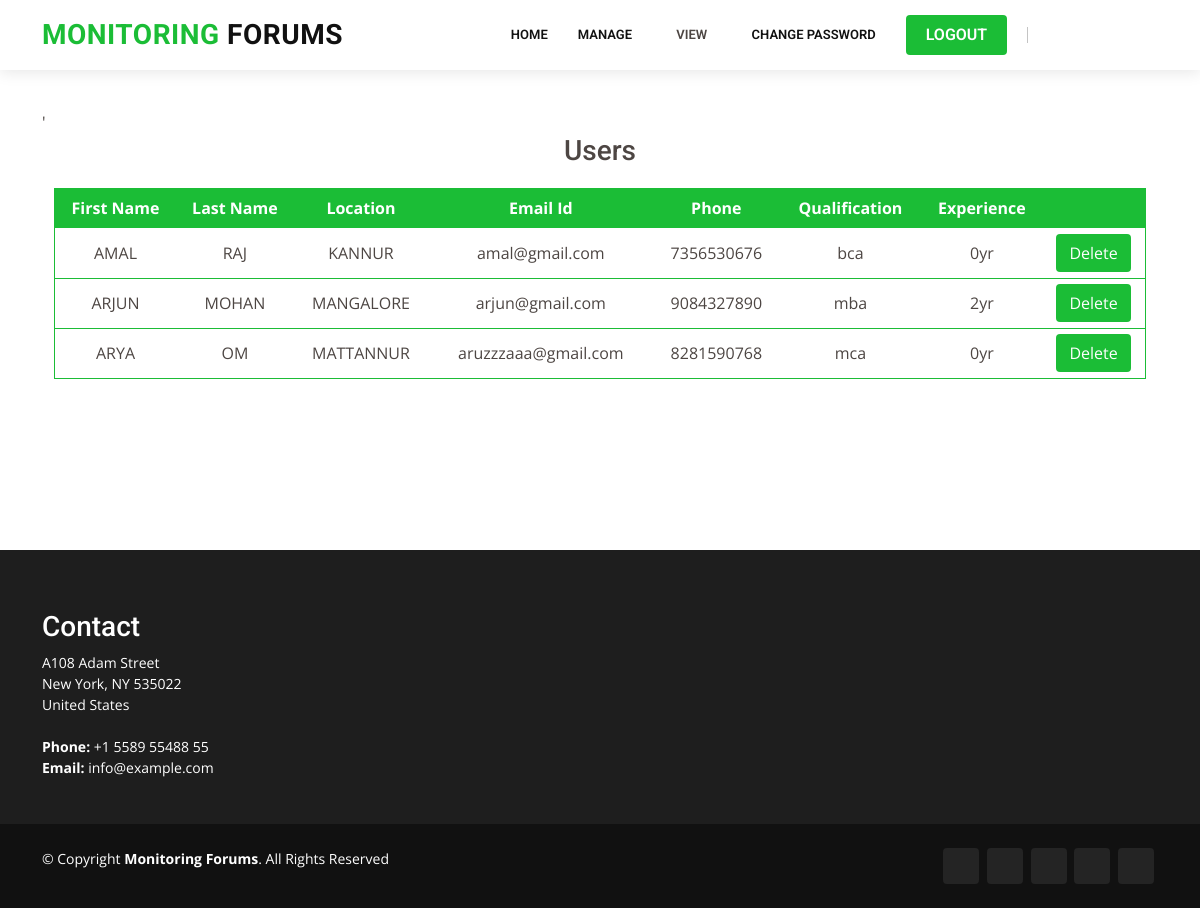
The page /viewusers/ (signed in) on the database its author committed.
### Users/models.py (models this page shows)
class userregistration_tb(models.Model) :
    fname=models.CharField(max_length=20,default="hh")
    lastname = models.CharField(max_length=20)
    gender=models.CharField(max_length=20)
    location=models.CharField(max_length=20)
    pincode=models.CharField(max_length=20,default="nothing")
    mailid=models.CharField(max_length=20)
    phonenum=models.CharField(max_length=20)
    qualification=models.CharField(max_length=20)
    experience = models.CharField(max_length=20,default="nothing")
    designation = models.CharField(max_length=20,default="nothing")
    companyname = models.CharField(max_length=20,default="nothing")
    username=models.CharField(max_length=20)
    password=models.CharField(max_length=20)

### SiteAdmin/views.py (the view)
# urls.py: url(r'^viewusers/', siteadmin_view.viewusers, name='viewusers'),
@never_cache
def viewusers(request):
    if 'id' not in request.session:
        return redirect('index')
    ob=userregistration_tb.objects.all()
    return render(request,"admin/viewusers.html",{'data':ob})

### Templates/admin/viewusers.html
{% extends 'admin/base.html' %}
{% block content %}
<section style="margin-top:50px;min-height: 500px;">
    <div class="container">'
        <div class="text-center"><h3>Users</h3></div>
        <div class="row" style="margin:0 auto;width:100%;margin-top:20px;">
            {%if data%}
            <div>
                <table style="border:1px solid #1bbd36;width:100%">
                    <thead style="color: white;background: #1bbd36;text-align: center;height: 40px;">
                    <tr >
                        <th>First Name</th>
                        <th>Last Name</th>
                        <th >Location</th>
                        <th >Email Id</th>
                        <th >Phone</th>
                        <th >Qualification</th>
                        <th >Experience</th>
                        <th></th>
                    </tr>
                </thead>
                <tbody style="text-align: center;">
                {% for v in data %}
                <tr  style="border-bottom:1px solid #1bbd36;height:50px">
                <td >{{v.fname}}</td>
                <td >{{v.lastname}}</td>
                <td >{{v.location}}</td>
                <td >{{v.mailid}}</td>
                <td >{{v.phonenum}}</td>
                <td >{{v.qualification}}</td>
                <td >{{v.experience}}</td>
                <td>
                    <a href="{% url 'deleteuser' v.id %}" class="btn" style="background: #1bbd36;color: white;">Delete</a>
                </td>
                </tr>
                {% endfor %}
                </tbody>
            </table>
            </div>
            {% else %}
                <div class="text-center">List is empty</div>
            {% endif %}
        </div>
    </div>
</section>
{% endblock %}

### static/Company/assets/css/style.css (style rules this page uses)
body { font-family: "Open Sans", sans-serif; color: #4d4643; }
a { color: #1bbd36; text-decoration: none; }
h1, h2, h3, h4, h5, h6 { font-family: "Roboto", sans-serif; }
section { padding: 60px 0; overflow: hidden; }

### rows shown on the page
userregistration_tb: fname "AMAL", lastname "RAJ", location "KANNUR", mailid "amal@gmail.com", phonenum "7356530676", qualification "bca", experience "0yr"
userregistration_tb: fname "ARJUN", lastname "MOHAN", location "MANGALORE", mailid "arjun@gmail.com", phonenum "9084327890", qualification "mba", experience "2yr"
userregistration_tb: fname "ARYA", lastname "OM", location "MATTANNUR", mailid "aruzzzaaa@gmail.com", phonenum "8281590768", qualification "mca", experience "0yr"
